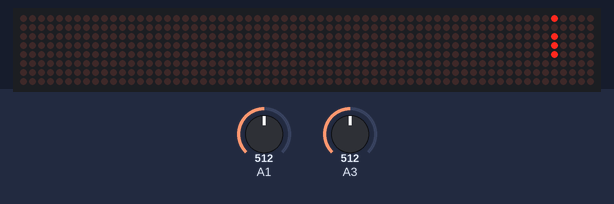
Bench run of a program on a simulated Arduino Mega 2560, built with avr-gcc and run on an emulated ATmega2560. Parts: 64×8 LED matrix. The inputs (shaded band) are chosen by the test bench; at power-on: A3 = 512, A1 = 512. What the program prints to the serial monitor is not drawn.

Above: at 1.2 s.
1.3 s: A3 set to 889
2.8 s: A3 set to 908
At 3.06 s:
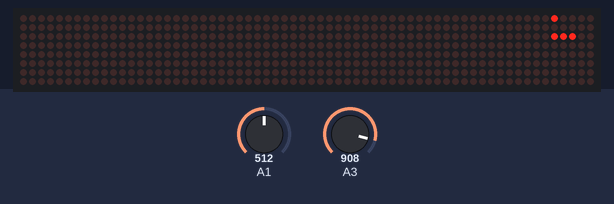
4.7 s: A1 set to 890
6.2 s: A1 set to 918
At 6.61 s:
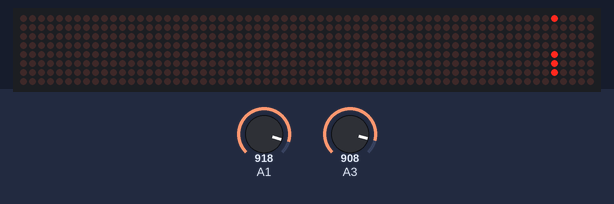
8.1 s: A1 set to 716
At 8.18 s:
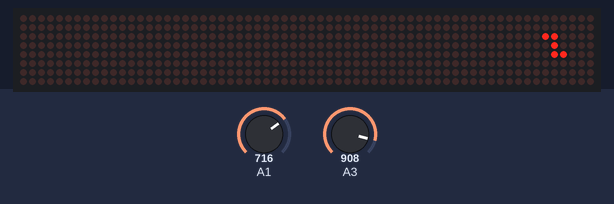
9.9 s: A1 set to 900
At 9.97 s:
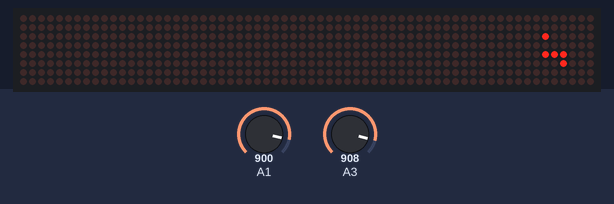

The program:

main.cpp
```cpp
#include <Arduino.h>
#include <LedControl.h>
#include <Game.cpp>

int DIN = A12;
int CS =  A11;
int CLK = A10;

LedControl lc=LedControl(DIN,CLK,CS,0);
unsigned int delaytime = 100;
Game game;

void setup() {
  Serial.begin(9600);

  lc.shutdown(0,false);
  lc.setIntensity(0, 15);
  lc.clearDisplay(0);

  game = Game(&lc);
}

void loop() {
  game.Display();
  delay(delaytime);
}
```

Measured:
- the behaviour switches between 899 and 900 on A3 (found by bisection; images 0 and 1)
- the behaviour switches between 899 and 900 on A1 (found by bisection; images 1 and 2)
- after the input at 1.3 s, every drawn part: stays the same
- after the input at 2.8 s, the display: first changes after 0.11 s (image 1 shows a later state)
- after the input at 6.2 s, the display: first changes after 0.05 s (image 2 shows a later state)
- after the input at 8.1 s, the display: changes at once (image 3)
- after the input at 9.9 s, the display: changes at once (image 4)
